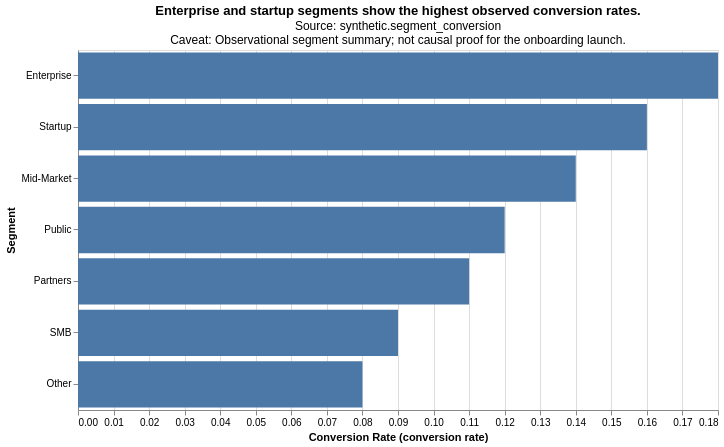

The specification (Vega-Lite) saved for this image:
### Vega-Lite specification from a JSON file in a GitHub repository (floating-point values rounded to 4 significant figures)
{"config": {"view": {"continuousWidth": 300, "continuousHeight": 300}}, "data": {"name": "data-b111a15c207abcdf7297dcd503c0405a"}, "mark": {"type": "bar"}, "encoding": {"tooltip": [{"field": "segment", "type": "nominal"}, {"field": "conversion_rate", "type": "quantitative"}], "x": {"field": "conversion_rate", "scale": {"zero": true}, "title": "Conversion Rate (conversion rate)", "type": "quantitative"}, "y": {"field": "segment", "sort": ["Enterprise", "Startup", "Mid-Market", "Public", "Partners", "SMB", "Other"], "title": "Segment", "type": "nominal"}}, "height": 360, "title": {"text": "Enterprise and startup segments show the highest observed conversion rates.", "subtitle": ["Source: synthetic.segment_conversion", "Caveat: Observational segment summary; not causal proof for the onboarding launch."]}, "width": 640, "$schema": "https://vega.github.io/schema/vega-lite/v6.4.1.json", "datasets": {"data-b111a15c207abcdf7297dcd503c0405a": [{"segment": "Enterprise", "conversion_rate": 0.18}, {"segment": "Startup", "conversion_rate": 0.16}, {"segment": "Mid-Market", "conversion_rate": 0.14}, {"segment": "Public", "conversion_rate": 0.12}, {"segment": "Partners", "conversion_rate": 0.11}, {"segment": "SMB", "conversion_rate": 0.09}, {"segment": "Other", "conversion_rate": 0.08}]}, "usermeta": {"chart_contract_intent": "rank", "rank_contract": {"version": 1, "category_field": "segment", "metric_field": "conversion_rate", "order": "descending", "top_n": null, "tie_policy": "include_cutoff_ties", "eligible_category_count": 7, "displayed_category_count": 7, "omitted_category_count": 0, "cutoff_tie_expanded": false}, "claim": "Enterprise and startup segments show the highest observed conversion rates.", "source": "synthetic.segment_conversion", "unit": "conversion rate", "caveat": "Observational segment summary; not causal proof for the onboarding launch.", "ratio_contract": {"version": 1, "metric_field": "conversion_rate", "numerator": "converted_sessions", "denominator": "eligible_sessions", "cohort": "eligible onboarding sessions", "denominator_basis_field": null}}}
